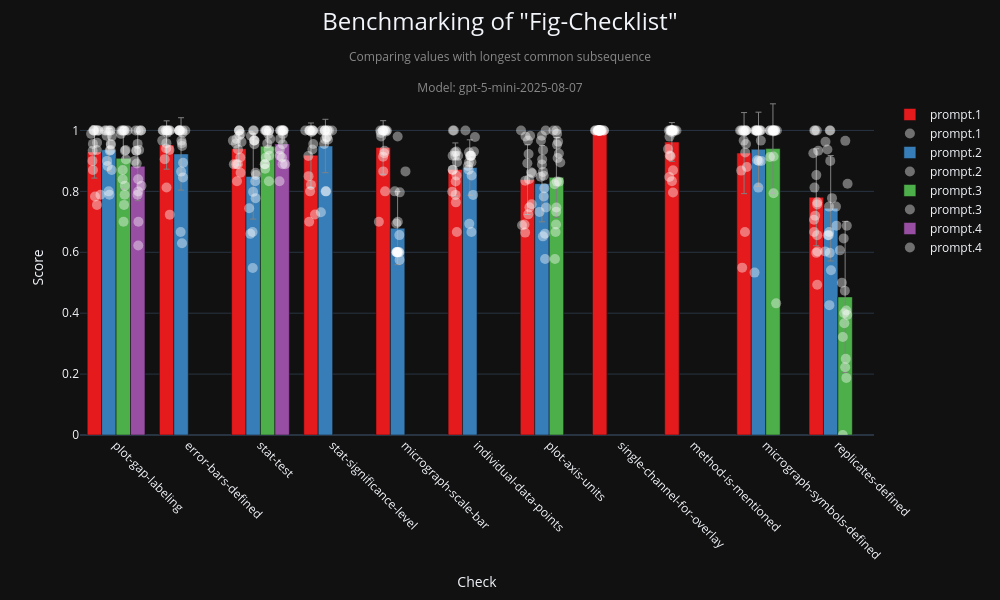

Write notebook code for a chart like this one.
### Code cell
fig, df = checklist_visualization(
    "fig-checklist",
    metric="longest_common_subsequence",  # "semantic_similarity", "perfect_match"
    model=MODEL,
    aggregation_level=0
)
fig.show()

### Figure 1 — Plotly figure (JSON) as saved in the notebook; plotly's stock layout.template omitted (floating-point values rounded to 4 significant figures; data arrays with more than 128 entries replaced by an {"elided": "..."} marker saying what was removed)
{"data": [{"error_y": {"array": [0.08592, 0.07936, 0.05406, 0.1058, 0.088, 0.08722, 0.1145, 0, 0.0637, 0.1331, 0.1593], "color": "grey", "thickness": 1, "type": "data", "visible": true, "width": 3}, "hoverinfo": "text", "hovertext": ["Check: plot-gap-labeling<br>Average Score: 0.929<br>Prompt: prompt.1<br>Num Points: 16", "Check: error-bars-defined<br>Average Score: 0.952<br>Prompt: prompt.1<br>Num Points: 16", "Check: stat-test<br>Average Score: 0.940<br>Prompt: prompt.1<br>Num Points: 16", "Check: stat-significance-level<br>Average Score: 0.919<br>Prompt: prompt.1<br>Num Points: 16", "Check: micrograph-scale-bar<br>Average Score: 0.944<br>Prompt: prompt.1<br>Num Points: 16", "Check: individual-data-points<br>Average Score: 0.872<br>Prompt: prompt.1<br>Num Points: 16", "Check: plot-axis-units<br>Average Score: 0.838<br>Prompt: prompt.1<br>Num Points: 16", "Check: single-channel-for-overlay<br>Average Score: 1.000<br>Prompt: prompt.1<br>Num Points: 24", "Check: method-is-mentioned<br>Average Score: 0.962<br>Prompt: prompt.1<br>Num Points: 24", "Check: micrograph-symbols-defined<br>Average Score: 0.926<br>Prompt: prompt.1<br>Num Points: 16", "Check: replicates-defined<br>Average Score: 0.781<br>Prompt: prompt.1<br>Num Points: 16"], "marker": {"color": "rgb(228,26,28)"}, "name": "prompt.1", "showlegend": true, "type": "bar", "width": 0.2, "x": [-0.3, 0.7, 1.7, 2.7, 3.7, 4.7, 5.7, 6.7, 7.7, 8.7, 9.7], "y": [0.9295, 0.9522, 0.94, 0.9187, 0.9441, 0.8718, 0.8385, 1, 0.9622, 0.9256, 0.7806]}, {"hovertext": {"elided": "192 str values"}, "marker": {"color": "white", "line": {"color": "white", "width": 0}, "opacity": 0.4, "size": 10}, "mode": "markers", "name": "prompt.1", "showlegend": true, "type": "scatter", "x": {"elided": "192 float values"}, "y": {"elided": "192 float values"}}, {"error_y": {"array": [0.07022, 0.1189, 0.1401, 0.08761, 0.12, 0.09109, 0.1253, 0.1219, 0.1731], "color": "grey", "thickness": 1, "type": "data", "visible": true, "width": 3}, "hoverinfo": "text", "hovertext": ["Check: plot-gap-labeling<br>Average Score: 0.937<br>Prompt: prompt.2<br>Num Points: 16", "Check: error-bars-defined<br>Average Score: 0.923<br>Prompt: prompt.2<br>Num Points: 16", "Check: stat-test<br>Average Score: 0.849<br>Prompt: prompt.2<br>Num Points: 16", "Check: stat-significance-level<br>Average Score: 0.949<br>Prompt: prompt.2<br>Num Points: 16", "Check: micrograph-scale-bar<br>Average Score: 0.679<br>Prompt: prompt.2<br>Num Points: 16", "Check: individual-data-points<br>Average Score: 0.878<br>Prompt: prompt.2<br>Num Points: 16", "Check: plot-axis-units<br>Average Score: 0.825<br>Prompt: prompt.2<br>Num Points: 16", "Check: micrograph-symbols-defined<br>Average Score: 0.938<br>Prompt: prompt.2<br>Num Points: 16", "Check: replicates-defined<br>Average Score: 0.745<br>Prompt: prompt.2<br>Num Points: 16"], "marker": {"color": "rgb(55,126,184)"}, "name": "prompt.2", "showlegend": true, "type": "bar", "width": 0.2, "x": [-0.1, 0.9, 1.9, 2.9, 3.9, 4.9, 5.9, 8.9, 9.9], "y": [0.9366, 0.923, 0.849, 0.949, 0.6793, 0.8782, 0.8253, 0.9381, 0.7446]}, {"hovertext": {"elided": "144 str values"}, "marker": {"color": "white", "line": {"color": "white", "width": 0}, "opacity": 0.4, "size": 10}, "mode": "markers", "name": "prompt.2", "showlegend": true, "type": "scatter", "x": {"elided": "144 float values"}, "y": {"elided": "144 float values"}}, {"error_y": {"array": [0.1011, 0.05567, 0.131, 0.1468, 0.248], "color": "grey", "thickness": 1, "type": "data", "visible": true, "width": 3}, "hoverinfo": "text", "hovertext": ["Check: plot-gap-labeling<br>Average Score: 0.908<br>Prompt: prompt.3<br>Num Points: 16", "Check: stat-test<br>Average Score: 0.948<br>Prompt: prompt.3<br>Num Points: 16", "Check: plot-axis-units<br>Average Score: 0.846<br>Prompt: prompt.3<br>Num Points: 16", "Check: micrograph-symbols-defined<br>Average Score: 0.941<br>Prompt: prompt.3<br>Num Points: 16", "Check: replicates-defined<br>Average Score: 0.453<br>Prompt: prompt.3<br>Num Points: 16"], "marker": {"color": "rgb(77,175,74)"}, "name": "prompt.3", "showlegend": true, "type": "bar", "width": 0.2, "x": [0.1, 2.1, 6.1, 9.1, 10.1], "y": [0.9085, 0.948, 0.8461, 0.9406, 0.4534]}, {"hovertext": ["10.1038_emboj.2009.312", "10.1038_s44319-025-00432-6", "10.1038_emboj.2009.340", "10.1038_s44319-025-00438-0", "10.1038_embor.2009.217", "10.1038_s44320-025-00092-7", "10.1038_s44320-025-00092-7", "10.1038_embor.2009.233", "10.1038_s44320-025-00094-5", "10.1038_s44318-025-00409-0", "10.1038_s44320-025-00096-3", "10.1038_s44318-025-00412-5", "10.1038_s44321-025-00219-1", "10.1038_s44318-025-00416-1", "10.1038_s44319-025-00415-7", "10.1038_s44321-025-00224-4", "10.1038_emboj.2009.312", "10.1038_s44319-025-00432-6", "10.1038_emboj.2009.340", "10.1038_s44319-025-00438-0", "10.1038_embor.2009.217", "10.1038_s44320-025-00092-7", "10.1038_s44320-025-00092-7", "10.1038_embor.2009.233", "10.1038_s44320-025-00094-5", "10.1038_s44318-025-00409-0", "10.1038_s44320-025-00096-3", "10.1038_s44318-025-00412-5", "10.1038_s44321-025-00219-1", "10.1038_s44318-025-00416-1", "10.1038_s44319-025-00415-7", "10.1038_s44321-025-00224-4", "10.1038_emboj.2009.312", "10.1038_s44319-025-00432-6", "10.1038_emboj.2009.340", "10.1038_s44319-025-00438-0", "10.1038_embor.2009.217", "10.1038_s44320-025-00092-7", "10.1038_s44320-025-00092-7", "10.1038_embor.2009.233", "10.1038_s44320-025-00094-5", "10.1038_s44318-025-00409-0", "10.1038_s44320-025-00096-3", "10.1038_s44318-025-00412-5", "10.1038_s44321-025-00219-1", "10.1038_s44318-025-00416-1", "10.1038_s44319-025-00415-7", "10.1038_s44321-025-00224-4", "10.1038_emboj.2009.312", "10.1038_s44319-025-00432-6", "10.1038_emboj.2009.340", "10.1038_s44319-025-00438-0", "10.1038_embor.2009.217", "10.1038_s44320-025-00092-7", "10.1038_s44320-025-00092-7", "10.1038_embor.2009.233", "10.1038_s44320-025-00094-5", "10.1038_s44318-025-00409-0", "10.1038_s44320-025-00096-3", "10.1038_s44318-025-00412-5", "10.1038_s44321-025-00219-1", "10.1038_s44318-025-00416-1", "10.1038_s44319-025-00415-7", "10.1038_s44321-025-00224-4", "10.1038_emboj.2009.312", "10.1038_s44319-025-00432-6", "10.1038_emboj.2009.340", "10.1038_s44319-025-00438-0", "10.1038_embor.2009.217", "10.1038_s44320-025-00092-7", "10.1038_s44320-025-00092-7", "10.1038_embor.2009.233", "10.1038_s44320-025-00094-5", "10.1038_s44318-025-00409-0", "10.1038_s44320-025-00096-3", "10.1038_s44318-025-00412-5", "10.1038_s44321-025-00219-1", "10.1038_s44318-025-00416-1", "10.1038_s44319-025-00415-7", "10.1038_s44321-025-00224-4"], "marker": {"color": "white", "line": {"color": "white", "width": 0}, "opacity": 0.4, "size": 10}, "mode": "markers", "name": "prompt.3", "showlegend": true, "type": "scatter", "x": [0.09801, 0.1588, 0.1217, 0.06771, 0.1176, 0.11, 0.1029, 0.1356, 0.1181, 0.09163, 0.1322, 0.09229, 0.08707, 0.1138, 0.1224, 0.06917, 2.082, 2.117, 2.121, 2.135, 2.059, 2.074, 2.113, 2.095, 2.075, 2.121, 2.061, 2.085, 2.065, 2.108, 2.063, 2.118, 6.108, 6.097, 6.11, 6.124, 6.099, 6.08, 6.089, 6.106, 6.095, 6.075, 6.137, 6.134, 6.101, 6.117, 6.06, 6.154, 9.105, 9.11, 9.108, 9.058, 9.061, 9.096, 9.154, 9.108, 9.108, 9.101, 9.128, 9.059, 9.125, 9.092, 9.145, 9.132, 10.13, 10.09, 10.06, 10.1, 10.03, 10.1, 10.12, 10.12, 10.08, 10.13, 10.07, 10.1, 10.12, 10.09, 10.07, 10.11], "y": [0.9995, 1.0, 0.8185, 0.9889, 1.0, 0.7556, 0.7, 0.9048, 0.7889, 0.84, 0.9358, 0.8703, 1.0, 1.0, 0.9333, 1.0, 1.0, 0.8333, 0.9167, 0.9719, 0.8889, 1.0, 0.9375, 0.957, 0.9113, 1.0, 1.0, 1.0, 0.8746, 0.9887, 0.8889, 1.0, 0.9535, 0.7333, 0.989, 0.963, 0.7471, 0.5778, 0.6665, 0.8321, 0.691, 0.8237, 0.8315, 0.9242, 1.0, 0.9098, 1.0, 0.8947, 0.9968, 1.0, 0.7936, 0.9127, 1.0, 1.0, 1.0, 0.9146, 1.0, 1.0, 1.0, 1.0, 0.9992, 1.0, 0.4323, 1.0, 0.3944, 0.4, 0.5, 0.4736, 0.6064, 0.2222, 0.6869, 0.4087, 0.6456, 0.825, 0.322, 0.9659, 0.1875, 0.367, 0.0, 0.25]}, {"error_y": {"array": [0.113, 0.05343], "color": "grey", "thickness": 1, "type": "data", "visible": true, "width": 3}, "hoverinfo": "text", "hovertext": ["Check: plot-gap-labeling<br>Average Score: 0.882<br>Prompt: prompt.4<br>Num Points: 16", "Check: stat-test<br>Average Score: 0.956<br>Prompt: prompt.4<br>Num Points: 16"], "marker": {"color": "rgb(152,78,163)"}, "name": "prompt.4", "showlegend": true, "type": "bar", "width": 0.2, "x": [0.3, 2.3], "y": [0.8824, 0.9558]}, {"hovertext": ["10.1038_emboj.2009.312", "10.1038_s44319-025-00432-6", "10.1038_emboj.2009.340", "10.1038_s44319-025-00438-0", "10.1038_embor.2009.217", "10.1038_s44320-025-00092-7", "10.1038_s44320-025-00092-7", "10.1038_embor.2009.233", "10.1038_s44320-025-00094-5", "10.1038_s44318-025-00409-0", "10.1038_s44320-025-00096-3", "10.1038_s44318-025-00412-5", "10.1038_s44321-025-00219-1", "10.1038_s44318-025-00416-1", "10.1038_s44319-025-00415-7", "10.1038_s44321-025-00224-4", "10.1038_emboj.2009.312", "10.1038_s44319-025-00432-6", "10.1038_emboj.2009.340", "10.1038_s44319-025-00438-0", "10.1038_embor.2009.217", "10.1038_s44320-025-00092-7", "10.1038_s44320-025-00092-7", "10.1038_embor.2009.233", "10.1038_s44320-025-00094-5", "10.1038_s44318-025-00409-0", "10.1038_s44320-025-00096-3", "10.1038_s44318-025-00412-5", "10.1038_s44321-025-00219-1", "10.1038_s44318-025-00416-1", "10.1038_s44319-025-00415-7", "10.1038_s44321-025-00224-4"], "marker": {"color": "white", "line": {"color": "white", "width": 0}, "opacity": 0.4, "size": 10}, "mode": "markers", "name": "prompt.4", "showlegend": true, "type": "scatter", "x": [0.3062, 0.3435, 0.3514, 0.2824, 0.2713, 0.3068, 0.3094, 0.2981, 0.2975, 0.3059, 0.3195, 0.2856, 0.3454, 0.3119, 0.2774, 0.2587, 2.315, 2.264, 2.269, 2.275, 2.343, 2.306, 2.267, 2.309, 2.297, 2.316, 2.275, 2.275, 2.306, 2.312, 2.295, 2.324], "y": [0.7995, 1.0, 0.818, 0.9333, 1.0, 0.6222, 0.7, 0.9559, 0.7889, 0.84, 0.9358, 0.8913, 1.0, 1.0, 0.9333, 0.9, 1.0, 0.8333, 0.9167, 0.9722, 0.8889, 0.8889, 0.9375, 0.9549, 0.9113, 1.0, 1.0, 1.0, 1.0, 0.9887, 1.0, 1.0]}], "layout": {"barmode": "group", "height": 600, "title": {"font": {"size": 24}, "text": "Benchmarking of \"Fig-Checklist\"<br><span style=\"font-size: 0.5em; color: #888;\">Comparing values with longest common subsequence</span><br><span style=\"font-size: 0.5em; color: #888;\">Model: gpt-5-mini-2025-08-07</span>", "x": 0.5, "y": 0.95}, "width": 1000, "xaxis": {"range": [-0.5, 10.5], "tickangle": 45, "ticktext": ["plot-gap-labeling", "error-bars-defined", "stat-test", "stat-significance-level", "micrograph-scale-bar", "individual-data-points", "plot-axis-units", "single-channel-for-overlay", "method-is-mentioned", "micrograph-symbols-defined", "replicates-defined"], "tickvals": [0, 1, 2, 3, 4, 5, 6, 7, 8, 9, 10], "title": {"text": "Check"}}, "yaxis": {"range": [0, 1.1], "title": {"text": "Score"}}}}
